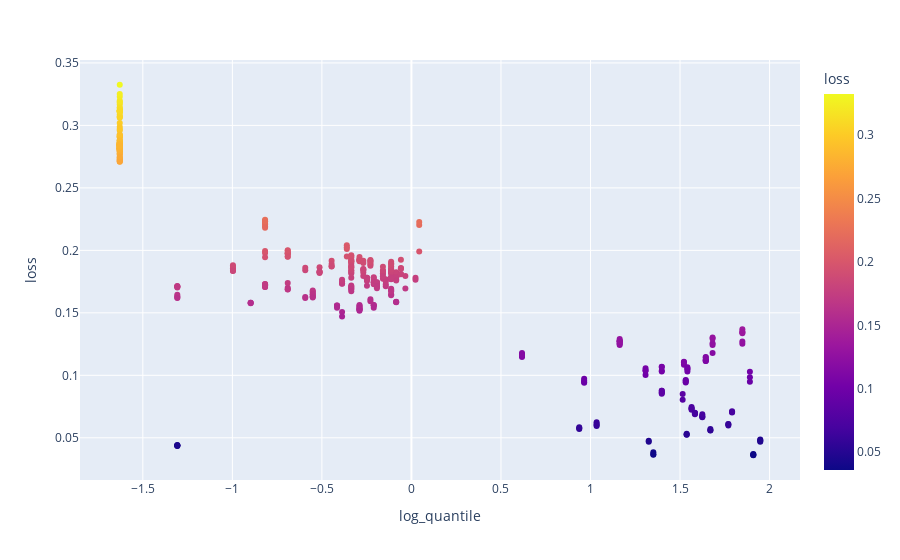

The notebook cell saved with this chart:
### Code cell
import plotly.express as px
import pandas

# Quantiles
for i in range(9,10):
    # Bivariate analysis of quantiles and losses
    x = [np.log10(x+0.01) for (x,y,e) in scatter_data[i]]
    y = [y for (x,y,e) in scatter_data[i]]
    # Additionnal data
    more = [e for (x,y,e) in scatter_data[i]]
    filenames  = [ e['filename'] for e in more]
    widths     = [ e['width_ratios'] for e in more]
    accuracies = [ e['learning_curve_acc'] for e in more]
    # Correlations
    spearman = scipy.stats.spearmanr(x, y)
    pearson  = scipy.stats.pearsonr(x, y)
    slope, intercept, r_value, p_value, std_err = scipy.stats.linregress(x, y)
    print("Correlation measures: ")
    print("Spearman:", spearman )
    print("Pearson :", pearson  )
    print("R2      :", r_value)
    data_dict = {
        'log_quantile' : x,
        'loss'         : y,
        'filename'     : filenames,
        'width_profile': widths,
        'accuracy'     : accuracies
    }
    #print(more)
    df = pandas.DataFrame.from_dict( data_dict )
    fig = px.scatter( data_dict, x='log_quantile', y='loss', 
                      color='loss',
                      hover_data=['filename', 'width_profile', 'accuracy']
                    )
    fig.show()
